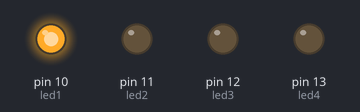
The sketch below on a simulated Arduino Uno, built with avr-gcc and run on an emulated ATmega328P. Parts: output pins drawn as LEDs (lit = HIGH).

Above: at 0.1 s.
At 4.1 s:
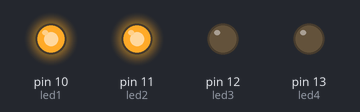
At 8.1 s:
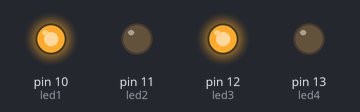
At 18.1 s:
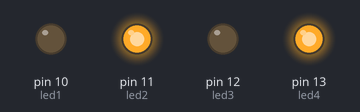
At 28.1 s:
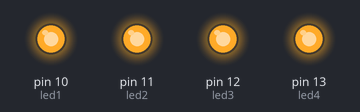
At 38.1 s:
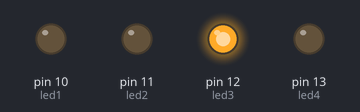
Timing chart, 0 to 39.6 s (numbered marks = the images above):
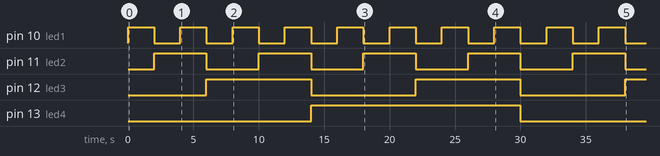

Measured:
- by itself, pin 10 (led1): alternates HIGH for 2.0 s and LOW for 2.0 s
- by itself, pin 11 (led2): alternates HIGH for 4.0 s and LOW for 4.0 s
- by itself, pin 12 (led3): alternates HIGH for 8.0 s and LOW for 8.0 s
- by itself, pin 13 (led4): LOW → HIGH at 14.0 s, → LOW 16.0 s later

The sketch:

counter4bits.ino
```cpp
int led1 = 10;
int led1Status = 0;
int led2 = 11;
int led2Status = 0;
int led3 = 12;
int led3Status = 0;
int led4 = 13;
int led4Status = 0;
int second = 1000;

void setup() {
  // put your setup code here, to run once:
  pinMode(led1, OUTPUT);
  pinMode(led2, OUTPUT);
  pinMode(led3, OUTPUT);
  pinMode(led4, OUTPUT);
}

void loop() {
  // put your main code here, to run repeatedly:
  digitalWrite(led1, HIGH);
  while(1){
    delay(2*second);

    //pin4
    if(digitalRead(led1)== HIGH && digitalRead(led2) == HIGH && digitalRead(led3) == HIGH && digitalRead(led4) == HIGH) digitalWrite(led4, LOW);
    else if(digitalRead(led1) == HIGH && digitalRead(led2) == HIGH && digitalRead(led3) == HIGH && digitalRead(led4) == LOW) digitalWrite(led4, HIGH);


    // pin 3
    if(digitalRead(led1)== HIGH && digitalRead(led2) == HIGH && digitalRead(led3) == LOW) digitalWrite(led3, HIGH);
    else if(digitalRead(led1) == HIGH && digitalRead(led2) == HIGH && digitalRead(led3) == HIGH) digitalWrite(led3, LOW);

    // pin 2
    if(digitalRead(led1) == HIGH && digitalRead(led2) == LOW) digitalWrite(led2, HIGH);
    else if(digitalRead(led1) == HIGH && digitalRead(led2) == HIGH) digitalWrite(led2, LOW);
    //pin1
    if(digitalRead(led1) == LOW)  digitalWrite(led1, HIGH);
    else  digitalWrite(led1, LOW);
  }


}
```
